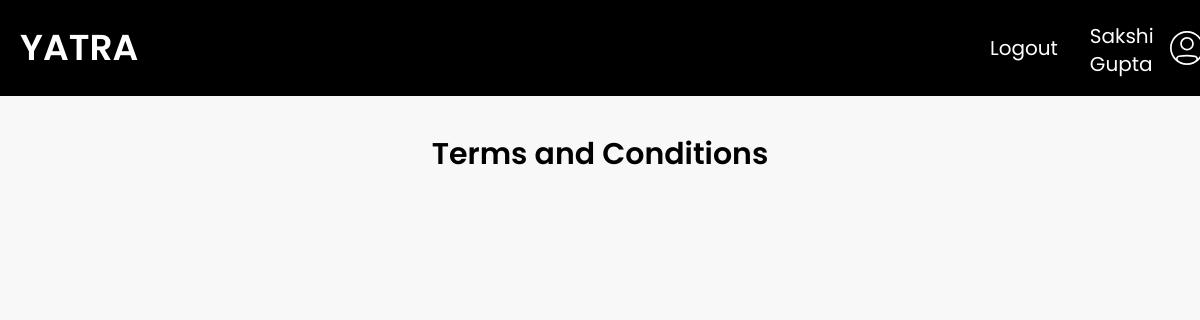
Before: /terms_and_conditions/ (signed in) with the older database file.
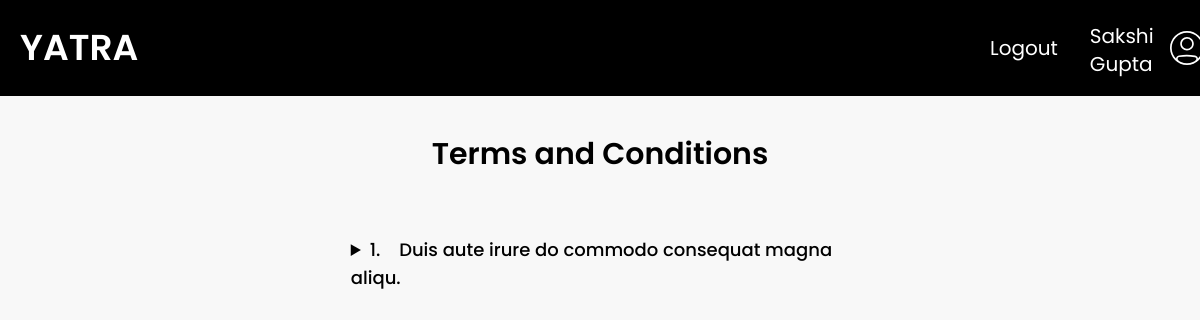
After: the same page with the newer database file.
### base/models.py (models this page shows)
class TermsAndConditions(models.Model):
    term = models.CharField(max_length=100)
    explanation = models.TextField(max_length=250)

### base/views.py (the view)
# urls.py: path('terms_and_conditions/', views.terms_and_conditions, name='terms_and_conditions'),
def terms_and_conditions(request):
    terms_and_conditions = TermsAndConditions.objects.all()
    context = {
        'terms_and_conditions':terms_and_conditions,
    }
    if request.user.is_superuser:
        return render(request, 'termsandconditions/termsandconditions.html', context)
    else:
        return render(request, 'base/termsandconditions.html', context)

### base/templatetags/user_group.py (called while the page is built)
@register.filter(name='has_group')
def has_group(user, group_name):
    return user.groups.filter(name=group_name).exists()

### base/templates/base/termsandconditions.html (shortened to what this page needs)
{% extends 'base/header.html' %}
{% load static %}
{% load user_group %}
{% load widget_tweaks %}
{% block content %}
<div class="h-screen w-full px-6 py-10  bg-theme ">
    <p class="text-center text-3xl font-semibold pb-4 mt-24">Terms and Conditions</p>
    <div class="w-4/5 mx-auto mt-4 p-3 items-center overflow-y-auto hide-scrollbar">
    {% for terms_and_condition in terms_and_conditions %}
    <div class="w-3/5 flex flex-col mx-auto rounded-lg   p-5 text-lg">
        <details>
            <summary class="font-medium mb-4">
                {{ forloop.counter }}. &nbsp; &nbsp;{{ terms_and_condition.term }}
            </summary>
        </details>
    </div>
    {% endfor %}
</div>
</div>
{% endblock content %}

Changed rows visible on the page:
added TermsAndConditions: term "Duis aute irure do commodo consequat magna aliqu."
